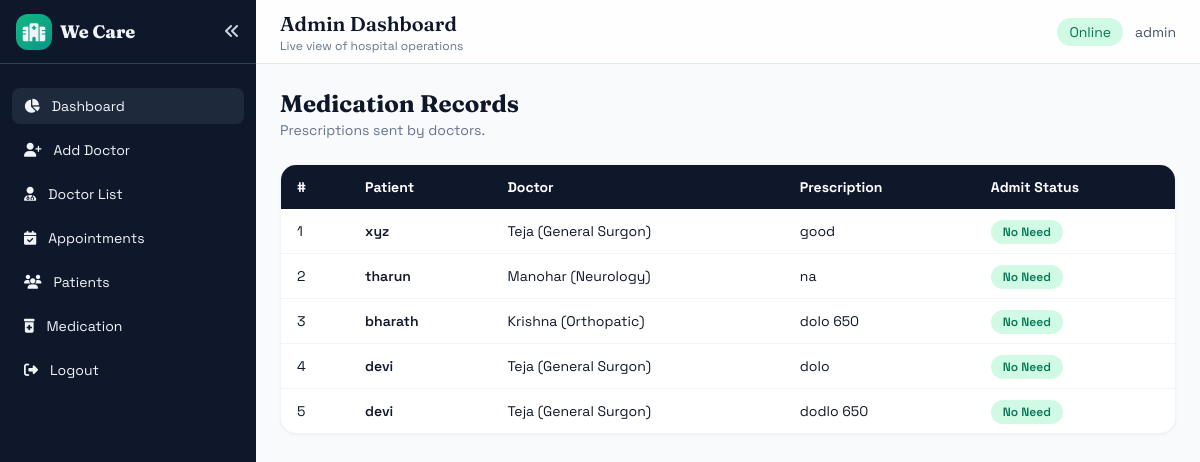
/Admin_Medication/, run on an earlier commit of the app's database.
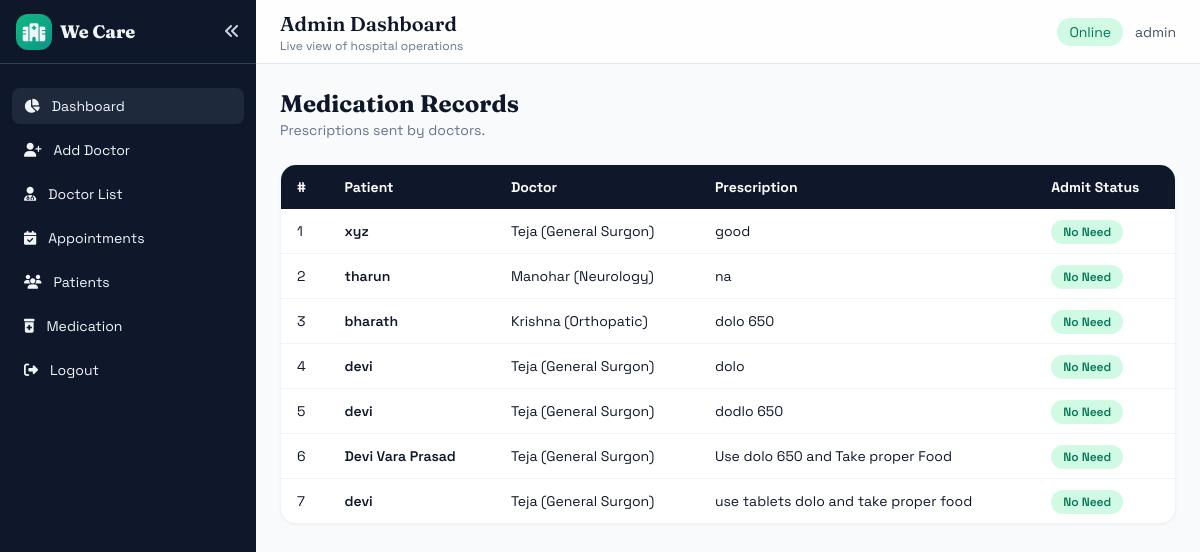
And on a later commit of the database.
### Doctor/models.py (models this page shows, shortened)
class Doctor_Medication(models.Model):
    p_id = models.CharField(max_length=100)
    name = models.CharField(max_length=100)
    doctor_name = models.CharField(max_length=100)
    prescription = models.CharField(max_length=1000)
    admitted = models.CharField(max_length=100)
    medication = models.CharField(max_length=20)

### Admin/views.py (the view)
# urls.py: path('Admin_Medication/',views.Admin_Medication_View , name="Admin_Medication"),
def Admin_Medication_View(request):
    data = Doctor_Medication.objects.filter(medication='Sended')
    return render(request, 'Admin/Admin_Medication.html', {'data': data})

### Template/Admin/Admin_Medication.html (shortened to what this page needs)
{% extends 'Admin/AdminHome.html' %}
{% block contents %}
<div class="space-y-6">
    <div>
        <h2 class="text-2xl font-bold display">Medication Records</h2>
        <p class="text-sm text-slate-500">Prescriptions sent by doctors.</p>
    </div>
    <div class="bg-white rounded-2xl shadow-sm border border-slate-100 overflow-hidden">
        <table class="w-full text-sm">
            <thead class="bg-slate-900 text-white">
                <tr>
                    <th class="text-left px-4 py-3">#</th>
                    <th class="text-left px-4 py-3">Patient</th>
                    <th class="text-left px-4 py-3">Doctor</th>
                    <th class="text-left px-4 py-3">Prescription</th>
                    <th class="text-left px-4 py-3">Admit Status</th>
                </tr>
            </thead>
            <tbody class="divide-y divide-slate-100">
                {% for doc in data %}
                <tr class="hover:bg-slate-50">
                    <td class="px-4 py-3">{{ forloop.counter }}</td>
                    <td class="px-4 py-3 font-semibold">{{ doc.name }}</td>
                    <td class="px-4 py-3">{{ doc.doctor_name }}</td>
                    <td class="px-4 py-3">{{ doc.prescription }}</td>
                    <td class="px-4 py-3">
                        <span class="px-3 py-1 rounded-full bg-emerald-100 text-emerald-700 text-xs font-semibold">{{ doc.admitted }}</span>
                    </td>
                </tr>
                {% empty %}
                <tr>
                    <td colspan="5" class="px-4 py-8 text-center text-slate-500">No medication records yet.</td>
                </tr>
                {% endfor %}
            </tbody>
        </table>
    </div>
</div>
{% endblock %}

### Template/Admin/AdminHome.html (shortened to what this page needs)
{% load static %}
<!DOCTYPE html>
<html lang="en">
<head>
  <link rel="stylesheet" href="https://cdnjs.cloudflare.com/ajax/libs/font-awesome/6.4.0/css/all.min.css">
  <script src="https://cdn.tailwindcss.com"></script>
</head>
<body class="bg-slate-50 text-slate-900">
  <div x-data="{ open: true }" class="min-h-screen flex">
    <aside :class="open ? 'w-64' : 'w-20'" class="bg-slate-900 text-slate-100 transition-all duration-300">
      <div class="h-16 flex items-center justify-between px-4 border-b border-slate-700">
        <a href="{% url 'Admin_Home' %}" class="flex items-center gap-2 font-extrabold text-lg display">
          <span class="w-9 h-9 rounded-xl bg-gradient-to-br from-emerald-500 to-teal-600 flex items-center justify-center">
            <i class="fas fa-hospital"></i>
          </span>
          <span x-show="open">We Care</span>
        </a>
        <button @click="open = !open" class="text-slate-300 hover:text-white">
          <i class="fas" :class="open ? 'fa-angles-left' : 'fa-angles-right'"></i>
        </button>
      </div>
      <nav class="px-3 py-6 space-y-2 text-sm">
        <a href="{% url 'Admin_Home' %}" class="flex items-center gap-3 px-3 py-2 rounded-lg bg-slate-800">
          <i class="fas fa-chart-pie"></i><span x-show="open">Dashboard</span>
        </a>
        <a href="{% url 'Add_Doctor' %}" class="flex items-center gap-3 px-3 py-2 rounded-lg hover:bg-slate-800">
          <i class="fas fa-user-plus"></i><span x-show="open">Add Doctor</span>
        </a>
        <a href="{% url 'Doctor_Details' %}" class="flex items-center gap-3 px-3 py-2 rounded-lg hover:bg-slate-800">
          <i class="fas fa-user-doctor"></i><span x-show="open">Doctor List</span>
        </a>
        <a href="{% url 'View_Appointments' %}" class="flex items-center gap-3 px-3 py-2 rounded-lg hover:bg-slate-800">
          <i class="fas fa-calendar-check"></i><span x-show="open">Appointments</span>
        </a>
        <a href="{% url 'All_Patient_information' %}" class="flex items-center gap-3 px-3 py-2 rounded-lg hover:bg-slate-800">
          <i class="fas fa-users"></i><span x-show="open">Patients</span>
        </a>
        <a href="{% url 'Admin_Medication' %}" class="flex items-center gap-3 px-3 py-2 rounded-lg hover:bg-slate-800">
          <i class="fas fa-prescription-bottle-medical"></i><span x-show="open">Medication</span>
        </a>
        <a href="{% url 'base' %}" class="flex items-center gap-3 px-3 py-2 rounded-lg hover:bg-slate-800">
          <i class="fas fa-right-from-bracket"></i><span x-show="open">Logout</span>
        </a>
      </nav>
    </aside>
    <main class="flex-1">
      <header class="h-16 bg-white/80 backdrop-blur-md border-b border-slate-200 flex items-center justify-between px-6">
        <div>
          <h1 class="text-xl font-semibold display">Admin Dashboard</h1>
          <p class="text-xs text-slate-500">Live view of hospital operations</p>
        </div>
        <div class="flex items-center gap-3 text-sm">
          <span class="px-3 py-1 rounded-full bg-emerald-100 text-emerald-700">Online</span>
          <span class="text-slate-600">admin</span>
        </div>
      </header>
      <section class="p-6">
        {% block contents %}{% endblock %}
      </section>
    </main>
  </div>
</body>
</html>

### Template/Admin/AdminHome.html (style rules this page uses)
body { font-family: 'Space Grotesk', sans-serif; }
.display { font-family: 'Fraunces', serif; }

What changed in the data, as far as the page shows it:
added Doctor_Medication: name "Devi Vara Prasad", doctor_name "Teja (General Surgon)", prescription "Use dolo 650 and Take proper Food", admitted "No Need"
added Doctor_Medication: name "devi", doctor_name "Teja (General Surgon)", prescription "use tablets dolo and take proper food", admitted "No Need"
